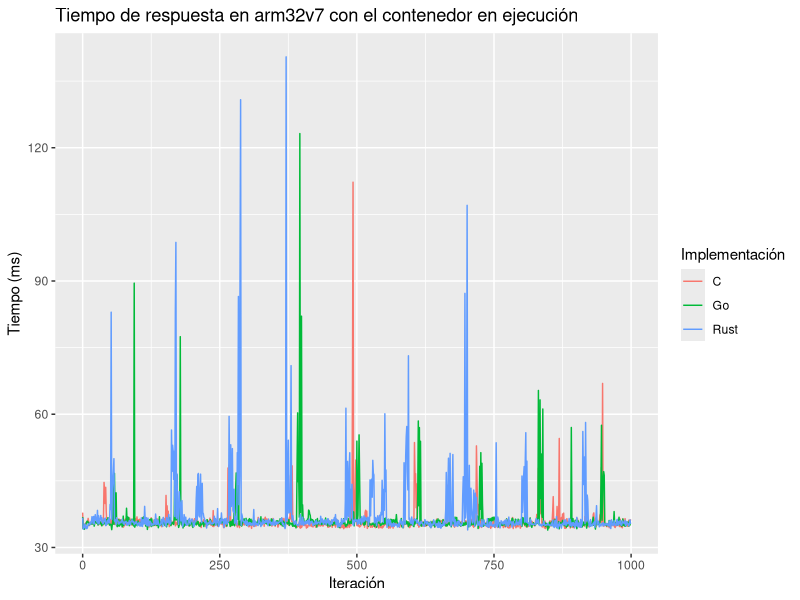
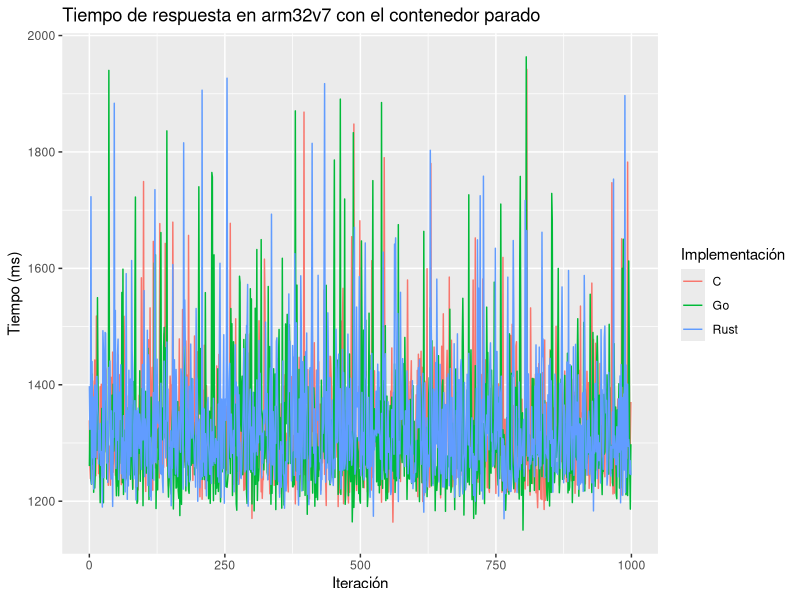
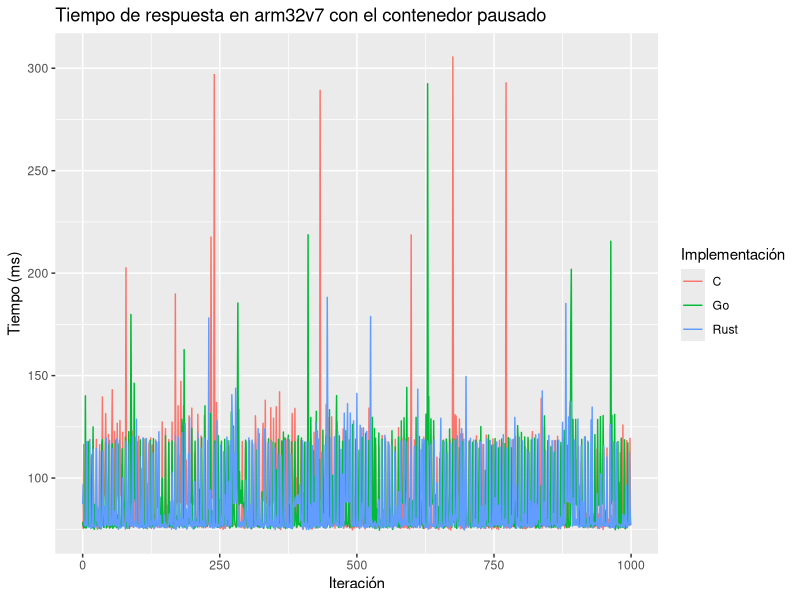
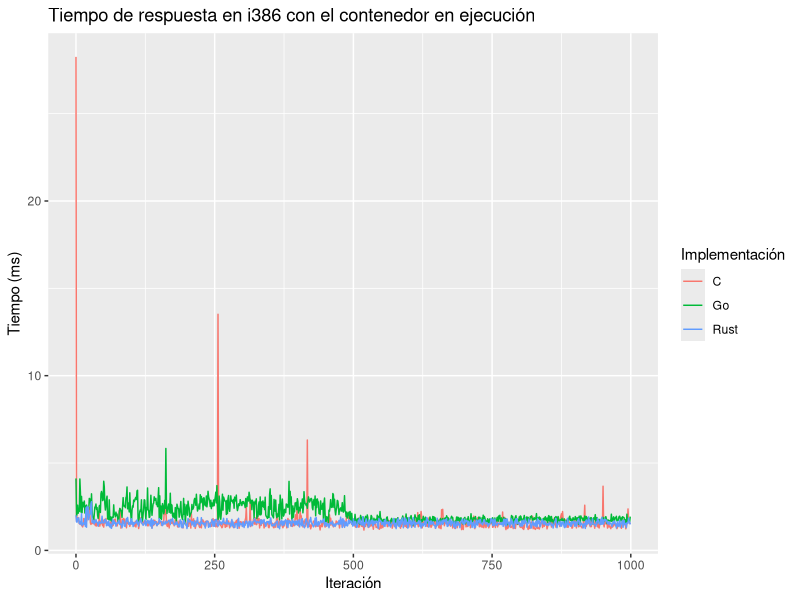
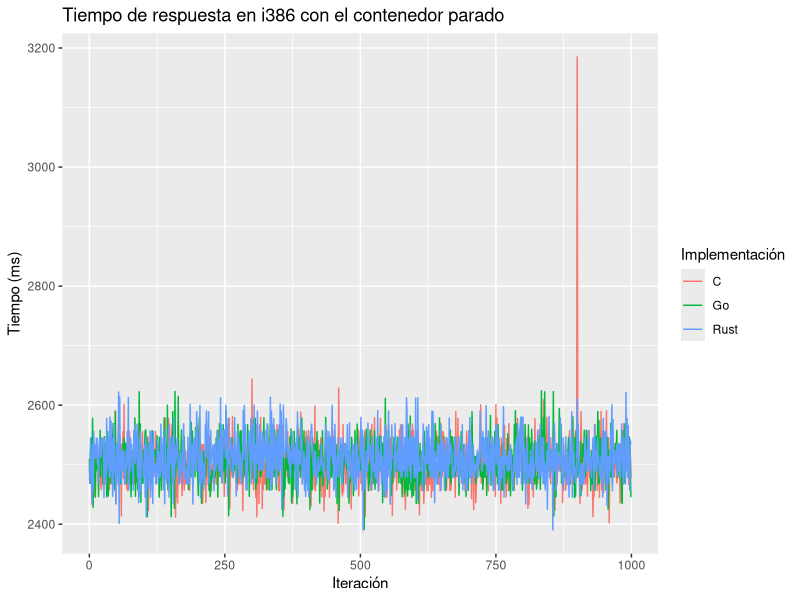
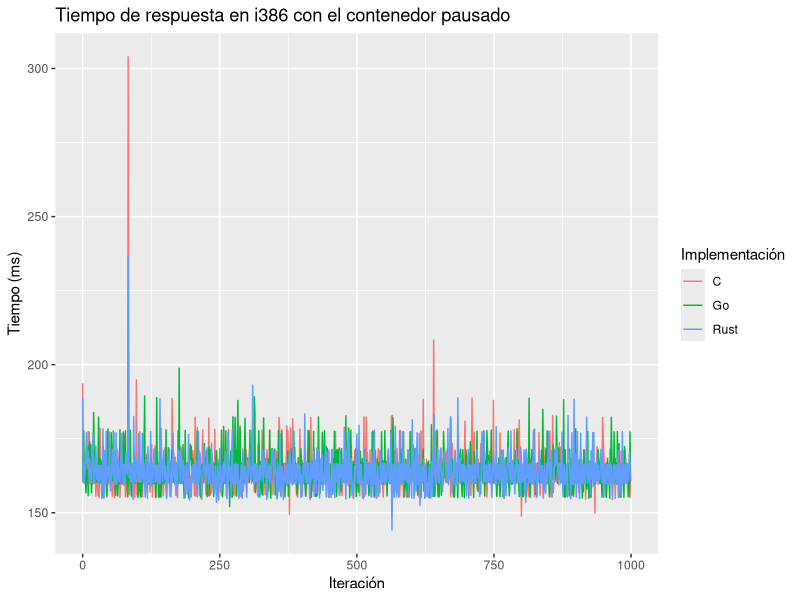
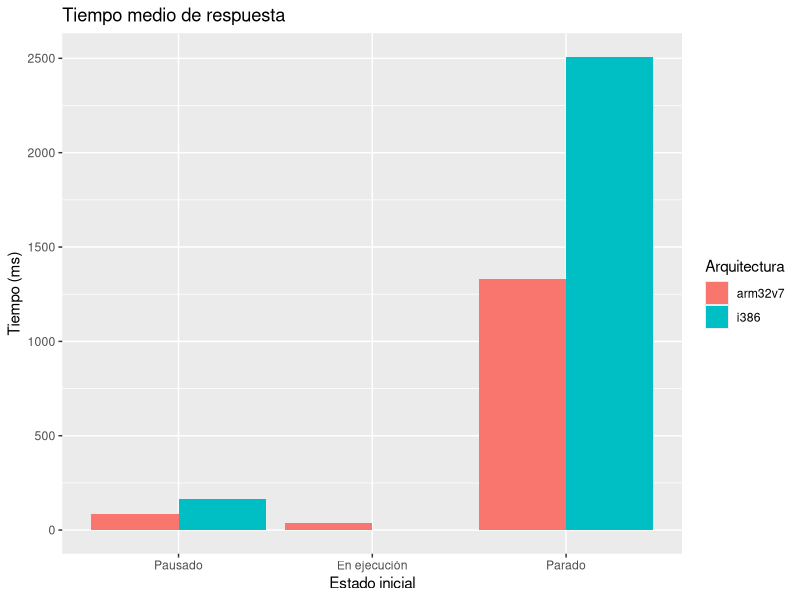
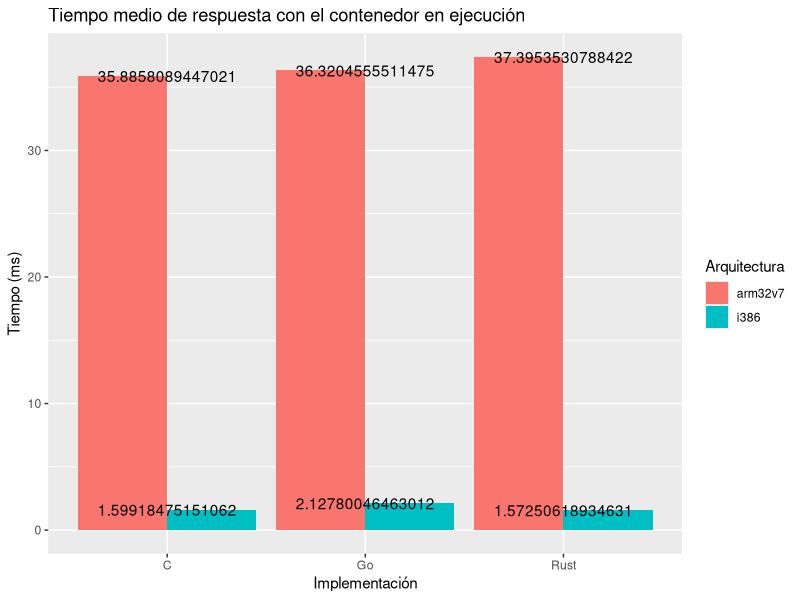

The R script that drew these images, in order:
library(tidyverse)

# Load datasets
arm <-
  read_csv("../results/response-time-arm-20201209-1000.csv") %>%
  mutate(arch = "arm32v7") %>%
  mutate(resp_time = resp_time * 1000) %>%
  select(-id)

i386 <-
  read_csv("../results/response-time-i386-20203611-1000.csv") %>%
  mutate(arch = "i386") %>%
  mutate(resp_time = resp_time * 1000) %>%
  select(-id)

data <- bind_rows(arm, i386) # append datasets

# Print general info
data %>%
  group_by(arch, mst, cont) %>%
  summarise(
    mean = mean(resp_time),
    std_deviation = sd(resp_time),
    min = min(resp_time),
    max = max(resp_time)
  ) %>%
  print()

##### Lineplots #####

# ARM running times lineplot
data %>%
  filter(arch == "arm32v7") %>%
  filter(mst == "master_running") %>%
  ggplot(aes(x = iter, y = resp_time, colour = cont)) +
  geom_line() +
  labs(
    title = "Tiempo de respuesta en arm32v7 con el contenedor en ejecución",
    x = "Iteración",
    y = "Tiempo (ms)",
    colour = "Implementación"
  ) +
  scale_colour_hue(labels = c("C", "Go", "Rust"))

# ARM stopped times lineplot
data %>%
  filter(arch == "arm32v7") %>%
  filter(mst == "master_stopped") %>%
  ggplot(aes(x = iter, y = resp_time, colour = cont)) +
  geom_line() +
  labs(
    title = "Tiempo de respuesta en arm32v7 con el contenedor parado",
    x = "Iteración",
    y = "Tiempo (ms)",
    colour = "Implementación"
  ) +
  scale_colour_hue(labels = c("C", "Go", "Rust"))

# ARM paused times lineplot
data %>%
  filter(arch == "arm32v7") %>%
  filter(mst == "master_paused") %>%
  ggplot(aes(x = iter, y = resp_time, colour = cont)) +
  geom_line() +
  labs(
    title = "Tiempo de respuesta en arm32v7 con el contenedor pausado",
    x = "Iteración",
    y = "Tiempo (ms)",
    colour = "Implementación"
  ) +
  scale_colour_hue(labels = c("C", "Go", "Rust"))

# i386 running times lineplot
data %>%
  filter(arch == "i386") %>%
  filter(mst == "master_running") %>%
  ggplot(aes(x = iter, y = resp_time, colour = cont)) +
  geom_line() +
  labs(
    title = "Tiempo de respuesta en i386 con el contenedor en ejecución",
    x = "Iteración",
    y = "Tiempo (ms)",
    colour = "Implementación"
  ) +
  scale_colour_hue(labels = c("C", "Go", "Rust"))

# i386 stopped times lineplot
data %>%
  filter(arch == "i386") %>%
  filter(mst == "master_stopped") %>%
  ggplot(aes(x = iter, y = resp_time, colour = cont)) +
  geom_line() +
  labs(
    title = "Tiempo de respuesta en i386 con el contenedor parado",
    x = "Iteración",
    y = "Tiempo (ms)",
    colour = "Implementación"
  ) +
  scale_colour_hue(labels = c("C", "Go", "Rust"))

# i386 paused times lineplot
data %>%
  filter(arch == "i386") %>%
  filter(mst == "master_paused") %>%
  ggplot(aes(x = iter, y = resp_time, colour = cont)) +
  geom_line() +
  labs(
    title = "Tiempo de respuesta en i386 con el contenedor pausado",
    x = "Iteración",
    y = "Tiempo (ms)",
    colour = "Implementación"
  ) +
  scale_colour_hue(labels = c("C", "Go", "Rust"))

##### Barplots #####

# Mean times comparison barplot
data %>%
  group_by(arch, mst) %>%
  summarise(mean_time = mean(resp_time)) %>%
  ggplot(aes(x = mst, y = mean_time, fill = arch)) +
  geom_bar(stat = "identity", position = "dodge") +
  labs(
    title = "Tiempo medio de respuesta",
    x = "Estado inicial",
    y = "Tiempo (ms)",
    fill = "Arquitectura"
  ) +
  scale_x_discrete(labels = c("Pausado", "En ejecución", "Parado"))

# Running mean times comparison barplot
data %>%
  filter(mst == "master_running") %>%
  group_by(arch, cont) %>%
  summarise(mean_time = mean(resp_time)) %>%
  ggplot(aes(x = cont, y = mean_time, fill = arch)) +
  geom_bar(stat = "identity", position = "dodge") +
  geom_text(aes(label = mean_time)) +
  labs(
    title = "Tiempo medio de respuesta con el contenedor en ejecución",
    x = "Implementación",
    y = "Tiempo (ms)",
    fill = "Arquitectura"
  ) +
  scale_x_discrete(labels = c("C", "Go", "Rust"))

# Stopped mean times comparison barplot
data %>%
  filter(mst == "master_stopped") %>%
  group_by(arch, cont) %>%
  summarise(mean_time = mean(resp_time)) %>%
  ggplot(aes(x = cont, y = mean_time, fill = arch)) +
  geom_bar(stat = "identity", position = "dodge") +
  geom_text(aes(label = mean_time)) +
  labs(
    title = "Tiempo medio de respuesta con el contenedor parado",
    x = "Implementación",
    y = "Tiempo (ms)",
    fill = "Arquitectura"
  ) +
  scale_x_discrete(labels = c("C", "Go", "Rust"))

# Paused mean times comparison barplot
data %>%
  filter(mst == "master_paused") %>%
  group_by(arch, cont) %>%
  summarise(mean_time = mean(resp_time)) %>%
  ggplot(aes(x = cont, y = mean_time, fill = arch)) +
  geom_bar(stat = "identity", position = "dodge") +
  geom_text(aes(label = mean_time)) +
  labs(
    title = "Tiempo medio de respuesta con el contenedor pausado",
    x = "Implementación",
    y = "Tiempo (ms)",
    fill = "Arquitectura"
  ) +
  scale_x_discrete(labels = c("C", "Go", "Rust"))
